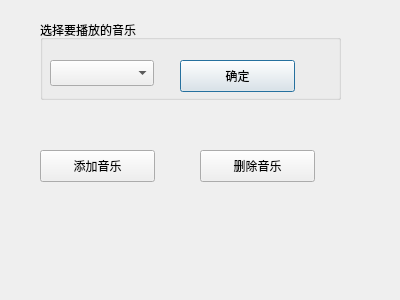
<?xml version="1.0" encoding="UTF-8"?>
<ui version="4.0">
 <class>setmusic</class>
 <widget class="QDialog" name="setmusic">
  <property name="geometry">
   <rect>
    <x>0</x>
    <y>0</y>
    <width>400</width>
    <height>300</height>
   </rect>
  </property>
  <property name="windowTitle">
   <string>Dialog</string>
  </property>
  <widget class="QGroupBox" name="groupBox">
   <property name="geometry">
    <rect>
     <x>40</x>
     <y>20</y>
     <width>301</width>
     <height>80</height>
    </rect>
   </property>
   <property name="title">
    <string>选择要播放的音乐</string>
   </property>
   <widget class="QComboBox" name="comboBox">
    <property name="geometry">
     <rect>
      <x>10</x>
      <y>40</y>
      <width>104</width>
      <height>26</height>
     </rect>
    </property>
   </widget>
   <widget class="QPushButton" name="pushButton">
    <property name="geometry">
     <rect>
      <x>140</x>
      <y>40</y>
      <width>115</width>
      <height>32</height>
     </rect>
    </property>
    <property name="text">
     <string>确定</string>
    </property>
   </widget>
  </widget>
  <widget class="QPushButton" name="pushButton_2">
   <property name="geometry">
    <rect>
     <x>40</x>
     <y>150</y>
     <width>115</width>
     <height>32</height>
    </rect>
   </property>
   <property name="text">
    <string>添加音乐</string>
   </property>
  </widget>
  <widget class="QPushButton" name="pushButton_3">
   <property name="geometry">
    <rect>
     <x>200</x>
     <y>150</y>
     <width>115</width>
     <height>32</height>
    </rect>
   </property>
   <property name="text">
    <string>删除音乐</string>
   </property>
  </widget>
 </widget>
 <resources/>
 <connections/>
</ui>
